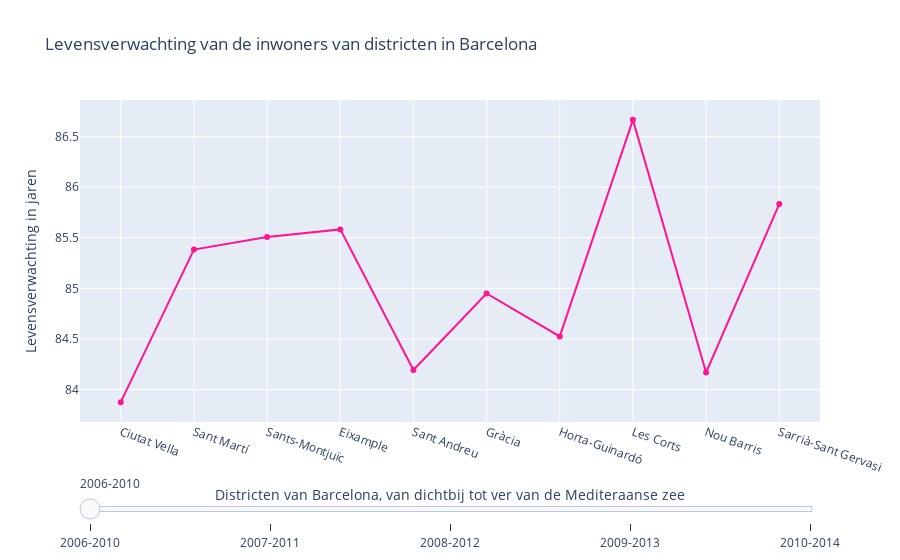

The code cell stored with this chart in its notebook:
### Code cell
#creeer figuur op basis van life expentecy
fig = go.Figure()

for step in mean_life.columns:
    fig.add_trace(
    go.Scatter(
            visible=False,
            x= mean_life.index,
            y= mean_life[step],
            line = dict(color='deeppink')))
    
fig.data[0].visible = True

steps = []
for i in range(len(fig.data)):
    step=dict(
        method= 'update',
        label = mean_life.columns[i],
        args=[{"visible": [False] * len(fig.data)},
              {"title": "Levensverwachting van de inwoners van districten in Barcelona in " + mean_life.columns[i]}],  # layout attribute
    )
    step["args"][0]["visible"][i] = True  # Toggle i'th trace to "visible"
    steps.append(step)

sliders = [dict(
    pad={"t": 50},
    steps=steps
)]

fig.update_layout(
    sliders=sliders,
    yaxis_title = 'Levensverwachting in jaren',
    xaxis_tickangle=20,
    xaxis_title = 'Districten van Barcelona, van dichtbij tot ver van de Mediteraanse zee',
    title = 'Levensverwachting van de inwoners van districten in Barcelona'
)

#assen range moet nog hetzelfde blijven
fig.show()

### Figure 1 — Plotly figure (JSON) as saved in the notebook; plotly's stock layout.template omitted (floating-point values rounded to 4 significant figures)
{"data": [{"line": {"color": "deeppink"}, "type": "scatter", "visible": true, "x": ["Ciutat Vella", "Sant Martí", "Sants-Montjuïc", "Eixample", "Sant Andreu", "Gràcia", "Horta-Guinardó", "Les Corts", "Nou Barris", "Sarrià-Sant Gervasi"], "y": [83.88, 85.38, 85.51, 85.58, 84.19, 84.95, 84.53, 86.67, 84.17, 85.83]}, {"line": {"color": "deeppink"}, "type": "scatter", "visible": false, "x": ["Ciutat Vella", "Sant Martí", "Sants-Montjuïc", "Eixample", "Sant Andreu", "Gràcia", "Horta-Guinardó", "Les Corts", "Nou Barris", "Sarrià-Sant Gervasi"], "y": [80.89, 83.09, 82.89, 83.17, 81.87, 82.81, 82.31, 84.6, 81.27, 83.53]}, {"line": {"color": "deeppink"}, "type": "scatter", "visible": false, "x": ["Ciutat Vella", "Sant Martí", "Sants-Montjuïc", "Eixample", "Sant Andreu", "Gràcia", "Horta-Guinardó", "Les Corts", "Nou Barris", "Sarrià-Sant Gervasi"], "y": [80.96, 83.38, 82.88, 83.36, 83.36, 83.2, 82.64, 84.87, 81.4, 83.57]}, {"line": {"color": "deeppink"}, "type": "scatter", "visible": false, "x": ["Ciutat Vella", "Sant Martí", "Sants-Montjuïc", "Eixample", "Sant Andreu", "Gràcia", "Horta-Guinardó", "Les Corts", "Nou Barris", "Sarrià-Sant Gervasi"], "y": [82.16, 83.49, 84.38, 83.2, 84.25, 83.28, 82.85, 84.2, 81.41, 82.96]}, {"line": {"color": "deeppink"}, "type": "scatter", "visible": false, "x": ["Ciutat Vella", "Sant Martí", "Sants-Montjuïc", "Eixample", "Sant Andreu", "Gràcia", "Horta-Guinardó", "Les Corts", "Nou Barris", "Sarrià-Sant Gervasi"], "y": [81.14, 84.21, 83.55, 83.88, 84, 83.66, 83.37, 85.83, 82.25, 84.19]}], "layout": {"sliders": [{"pad": {"t": 50}, "steps": [{"args": [{"visible": [true, false, false, false, false]}, {"title": "Levensverwachting van de inwoners van districten in Barcelona in 2006-2010"}], "label": "2006-2010", "method": "update"}, {"args": [{"visible": [false, true, false, false, false]}, {"title": "Levensverwachting van de inwoners van districten in Barcelona in 2007-2011"}], "label": "2007-2011", "method": "update"}, {"args": [{"visible": [false, false, true, false, false]}, {"title": "Levensverwachting van de inwoners van districten in Barcelona in 2008-2012"}], "label": "2008-2012", "method": "update"}, {"args": [{"visible": [false, false, false, true, false]}, {"title": "Levensverwachting van de inwoners van districten in Barcelona in 2009-2013"}], "label": "2009-2013", "method": "update"}, {"args": [{"visible": [false, false, false, false, true]}, {"title": "Levensverwachting van de inwoners van districten in Barcelona in 2010-2014"}], "label": "2010-2014", "method": "update"}]}], "title": {"text": "Levensverwachting van de inwoners van districten in Barcelona"}, "xaxis": {"tickangle": 20, "title": {"text": "Districten van Barcelona, van dichtbij tot ver van de Mediteraanse zee"}}, "yaxis": {"title": {"text": "Levensverwachting in jaren"}}}}
